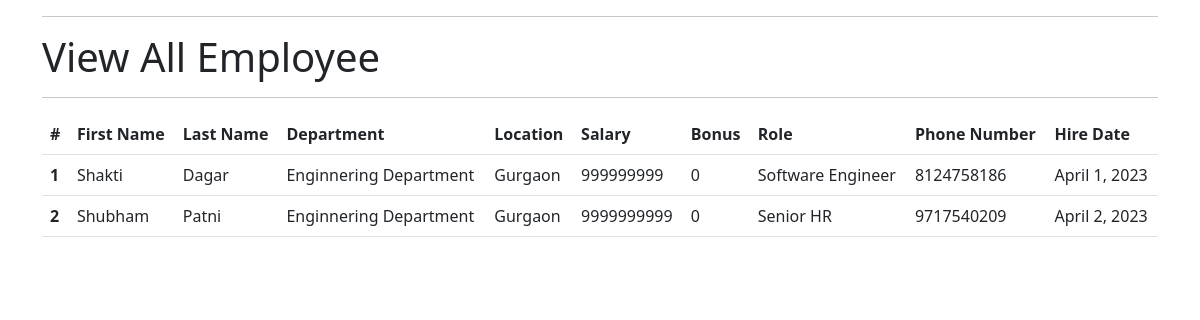
The page /view_all_emp on the database its author committed.
### employee_app/models.py (models this page shows, shortened)
class Employee(models.Model):
    first_name = models.CharField(max_length= 30, null = False)
    last_name = models.CharField(max_length=30)
    dept = models.ForeignKey(Departement, on_delete=models.CASCADE)
    salary = models.IntegerField(default=0)
    bonus = models.IntegerField(default=0)
    role = models.ForeignKey(Role, on_delete=models.CASCADE)
    phone_number = models.IntegerField(default=0)
    hire_date = models.DateField()

class Departement(models.Model):
    name = models.CharField(max_length=100, null=False)
    location = models.CharField(max_length=100)

class Role(models.Model):
    name = models.CharField(max_length=100, null=False)

### employee_app/views.py (the view)
# urls.py: path('view_all_emp', views.view_all_emp, name = 'view_all_emp'),
def view_all_emp(request):
    emps = Employee.objects.all()
    context = {
        "emps" : emps
    }
    return render(request, 'view_all_emp.html', context= context)

### employee_app/templates/view_all_emp.html (shortened to what this page needs)
<!doctype html>
<html lang="en">
  <head>
    <link href="https://cdn.jsdelivr.net/npm/bootstrap@5.3.0-alpha2/dist/css/bootstrap.min.css" rel="stylesheet">
  </head>
  <body>
    <div class = "container">
        <hr>
        <h1>View All Employee</h1>
        <hr>
        <table class="table">
          <thead>
            <tr>
              <th scope="col">#</th>
              <th scope="col">First Name</th>
              <th scope="col">Last Name</th>
              <th scope="col">Department</th>
              <th scope="col">Location</th>
              <th scope="col">Salary</th>
              <th scope="col">Bonus</th>
              <th scope="col">Role</th>
              <th scope="col">Phone Number</th>
              <th scope="col">Hire Date</th>
            </tr>
          </thead>
          <tbody>
            {% for emp in emps %}
            <tr>
              <th scope="row">{{emp.id}}</th>
              <td>{{emp.first_name}}</td>
              <td>{{emp.last_name}}</td>
              <td>{{emp.dept.name}}</td>
              <td>{{emp.dept.location}}</td>
              <td>{{emp.salary}}</td>
              <td>{{emp.bonus}}</td>
              <td>{{emp.role.name}}</td>
              <td>{{emp.phone_number}}</td>
              <td>{{emp.hire_date}}</td>
            </tr>
            {% endfor %}
          </tbody>
        </table>
    </div>
  </body>
</html>

### rows shown on the page
Employee: id "1", first_name "Shakti", last_name "Dagar", dept.name "Enginnering Department", dept.location "Gurgaon", salary "999999999", bonus "0", role.name "Software Engineer", phone_number "8124758186", hire_date "April 1, 2023"
Employee: id "2", first_name "Shubham", last_name "Patni", dept.name "Enginnering Department", dept.location "Gurgaon", salary "9999999999", bonus "0", role.name "Senior HR", phone_number "9717540209", hire_date "April 2, 2023"
